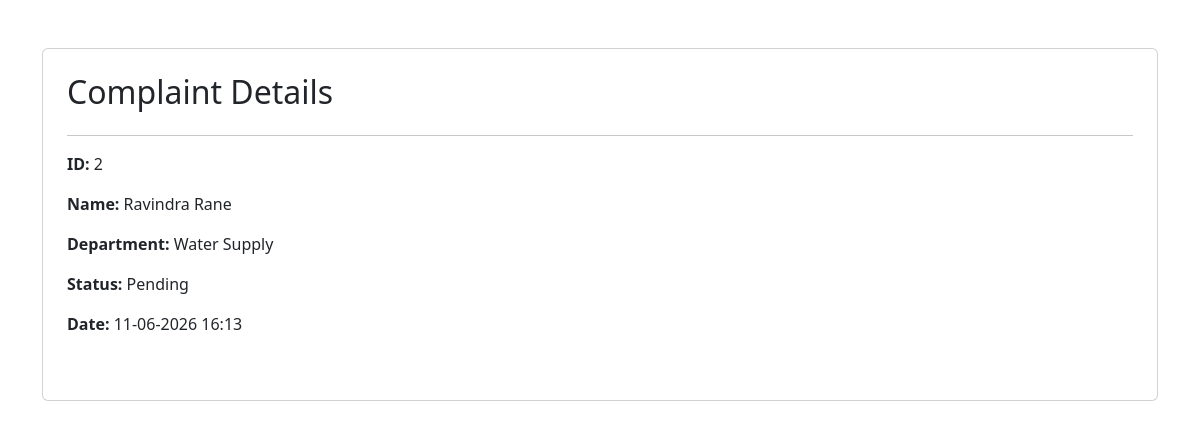
/track_result?id=2, run on the app's committed database.
### tables this page shows
CREATE TABLE complaints(
        id INTEGER PRIMARY KEY AUTOINCREMENT,
        user_id INTEGER,
        name TEXT,
        email TEXT,
        mobile TEXT,
        department TEXT,
        ward TEXT,
        priority TEXT,
        complaint TEXT,
        status TEXT DEFAULT 'Pending',
        created_at TEXT
    );

### app.py (the view)
@app.route("/track_result")
def track_result():
    complaint_id = request.args.get("id")
    conn = sqlite3.connect("database.db")
    conn.row_factory = sqlite3.Row
    cursor = conn.cursor()
    cursor.execute(
        "SELECT * FROM complaints WHERE id=?",
        (complaint_id,)
    )
    complaint = cursor.fetchone()
    conn.close()
    return render_template(
        "track_result.html",
        complaint=complaint
    )

### templates/track_result.html (shortened to what this page needs)
<!DOCTYPE html>
<html>
<head>
<link href="https://cdn.jsdelivr.net/npm/bootstrap@5.3.3/dist/css/bootstrap.min.css" rel="stylesheet">
</head>
<body>
<div class="container mt-5">
<div class="card p-4">
<h2>Complaint Details</h2>
<hr>
<p><b>ID:</b> {{ complaint["id"] }}</p>
<p><b>Name:</b> {{ complaint["name"] }}</p>
<p><b>Department:</b> {{ complaint["department"] }}</p>
<p><b>Status:</b> {{ complaint["status"] }}</p>
<p><b>Date:</b> {{ complaint["created_at"] }}</p>
<br>
</div>
</div>
</body>
</html>

### data on the page
complaints: id "2", name "Ravindra Rane", department "Water Supply", status "Pending", created_at "11-06-2026 16:13"
